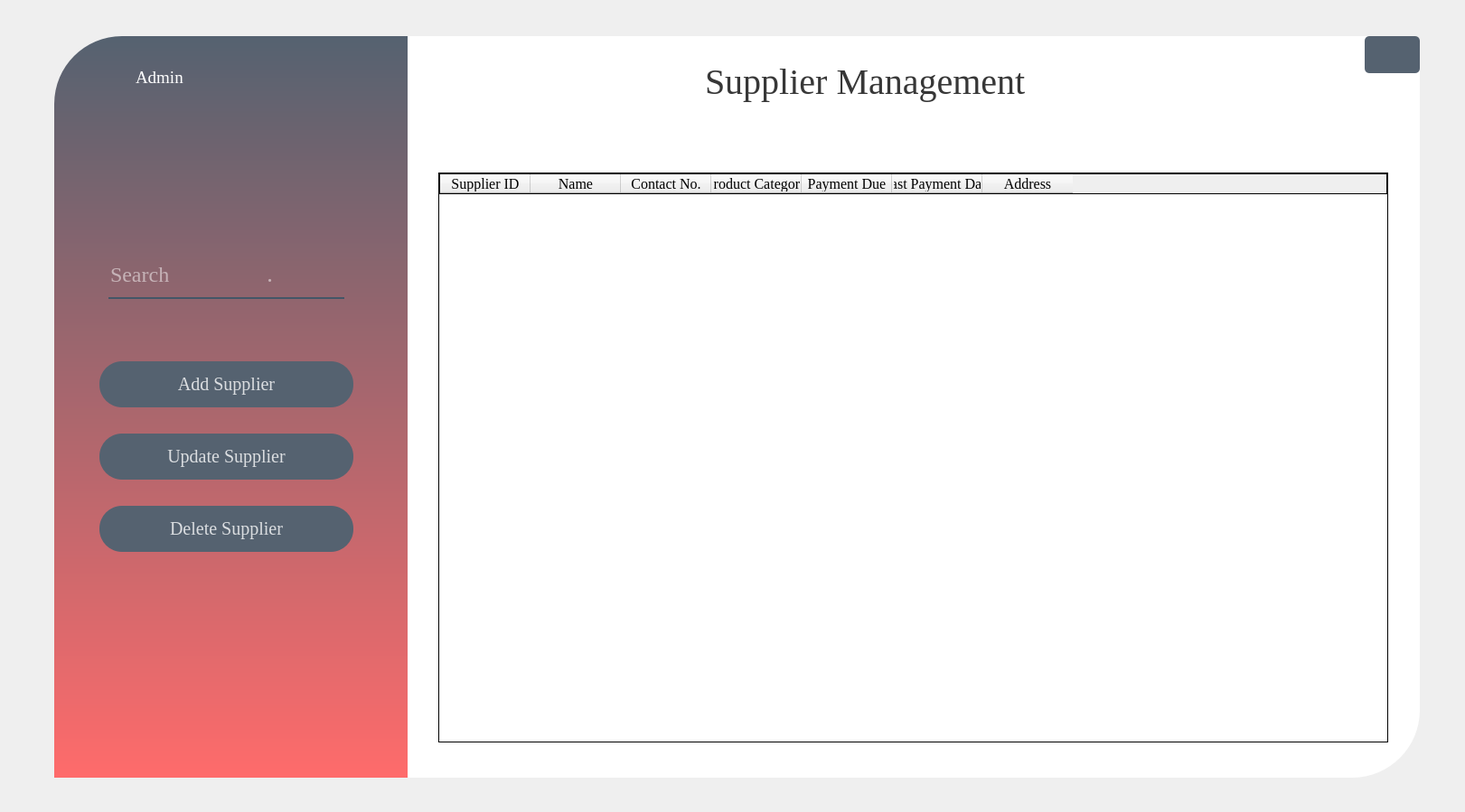
<?xml version="1.0" encoding="UTF-8"?>
<ui version="4.0">
 <class>suppManagementWindow</class>
 <widget class="QWidget" name="suppManagementWindow">
  <property name="geometry">
   <rect>
    <x>0</x>
    <y>0</y>
    <width>1621</width>
    <height>899</height>
   </rect>
  </property>
  <property name="windowTitle">
   <string>Form</string>
  </property>
  <property name="styleSheet">
   <string notr="true">QPushButton{
background-color:rgba(85,98,112,255);
color:rgba(255,255,255,200);
border-radius:25px

}

QPushButton:hover{
background-color:rgba(255,107,107,255);

}

QPushButton:pressed{
padding-left:5px;
padding-top:5px;
background-color:rgba(255,107,107,255):
backgound-position:calc(100% -10px)center:
}

</string>
  </property>
  <widget class="QLabel" name="label">
   <property name="geometry">
    <rect>
     <x>60</x>
     <y>40</y>
     <width>1511</width>
     <height>821</height>
    </rect>
   </property>
   <property name="styleSheet">
    <string notr="true">background-color:rgba(255,255,255,255);
border-bottom-right-radius:75px;
border-top-left-radius:75px;
border-top-right-radius:5px;







</string>
   </property>
   <property name="text">
    <string/>
   </property>
  </widget>
  <widget class="QLabel" name="label_2">
   <property name="geometry">
    <rect>
     <x>60</x>
     <y>40</y>
     <width>391</width>
     <height>821</height>
    </rect>
   </property>
   <property name="styleSheet">
    <string notr="true">background-color: qlineargradient(spread:pad, x1:0, y1:0, x2:0, y2:1, stop:0 rgba(85, 98,112, 255), stop:1 rgba(255, 107, 107, 255));
border-top-left-radius:75px;</string>
   </property>
   <property name="text">
    <string/>
   </property>
  </widget>
  <widget class="QPushButton" name="updateSupplier">
   <property name="geometry">
    <rect>
     <x>110</x>
     <y>480</y>
     <width>281</width>
     <height>51</height>
    </rect>
   </property>
   <property name="font">
    <font>
     <family>Times New Roman</family>
     <pointsize>15</pointsize>
     <weight>50</weight>
     <bold>false</bold>
    </font>
   </property>
   <property name="cursor">
    <cursorShape>PointingHandCursor</cursorShape>
   </property>
   <property name="layoutDirection">
    <enum>Qt::RightToLeft</enum>
   </property>
   <property name="styleSheet">
    <string notr="true"/>
   </property>
   <property name="text">
    <string>Update Supplier</string>
   </property>
  </widget>
  <widget class="QPushButton" name="pushButton_3">
   <property name="geometry">
    <rect>
     <x>1510</x>
     <y>40</y>
     <width>61</width>
     <height>41</height>
    </rect>
   </property>
   <property name="font">
    <font>
     <pointsize>10</pointsize>
     <weight>75</weight>
     <bold>true</bold>
    </font>
   </property>
   <property name="cursor">
    <cursorShape>PointingHandCursor</cursorShape>
   </property>
   <property name="styleSheet">
    <string notr="true">image: url(:/images/back2.png);
border-radius:5px;</string>
   </property>
   <property name="text">
    <string/>
   </property>
  </widget>
  <widget class="QLabel" name="label_3">
   <property name="geometry">
    <rect>
     <x>780</x>
     <y>50</y>
     <width>481</width>
     <height>81</height>
    </rect>
   </property>
   <property name="font">
    <font>
     <family>Times New Roman</family>
     <pointsize>30</pointsize>
     <weight>50</weight>
     <bold>false</bold>
    </font>
   </property>
   <property name="styleSheet">
    <string notr="true">color:rgba(0,0,0,200);</string>
   </property>
   <property name="text">
    <string>Supplier Management</string>
   </property>
  </widget>
  <widget class="QTableWidget" name="tableWidget">
   <property name="geometry">
    <rect>
     <x>485</x>
     <y>191</y>
     <width>1051</width>
     <height>631</height>
    </rect>
   </property>
   <property name="focusPolicy">
    <enum>Qt::StrongFocus</enum>
   </property>
   <property name="styleSheet">
    <string notr="true">border: 1px solid black;


</string>
   </property>
   <property name="editTriggers">
    <set>QAbstractItemView::NoEditTriggers</set>
   </property>
   <property name="alternatingRowColors">
    <bool>false</bool>
   </property>
   <property name="selectionMode">
    <enum>QAbstractItemView::SingleSelection</enum>
   </property>
   <property name="selectionBehavior">
    <enum>QAbstractItemView::SelectRows</enum>
   </property>
   <property name="gridStyle">
    <enum>Qt::SolidLine</enum>
   </property>
   <property name="sortingEnabled">
    <bool>true</bool>
   </property>
   <column>
    <property name="text">
     <string>Supplier ID</string>
    </property>
    <property name="font">
     <font>
      <family>Times New Roman</family>
      <pointsize>12</pointsize>
      <weight>50</weight>
      <bold>false</bold>
     </font>
    </property>
   </column>
   <column>
    <property name="text">
     <string>Name</string>
    </property>
    <property name="font">
     <font>
      <family>Times New Roman</family>
      <pointsize>12</pointsize>
     </font>
    </property>
   </column>
   <column>
    <property name="text">
     <string>Contact No.</string>
    </property>
    <property name="font">
     <font>
      <family>Times New Roman</family>
      <pointsize>12</pointsize>
     </font>
    </property>
   </column>
   <column>
    <property name="text">
     <string>Product Category</string>
    </property>
    <property name="font">
     <font>
      <family>Times New Roman</family>
      <pointsize>12</pointsize>
     </font>
    </property>
   </column>
   <column>
    <property name="text">
     <string>Payment Due</string>
    </property>
    <property name="font">
     <font>
      <family>Times New Roman</family>
      <pointsize>12</pointsize>
     </font>
    </property>
   </column>
   <column>
    <property name="text">
     <string>Last Payment Date</string>
    </property>
    <property name="font">
     <font>
      <family>Times New Roman</family>
      <pointsize>12</pointsize>
     </font>
    </property>
   </column>
   <column>
    <property name="text">
     <string>Address</string>
    </property>
    <property name="font">
     <font>
      <family>Times New Roman</family>
      <pointsize>12</pointsize>
     </font>
    </property>
   </column>
  </widget>
  <widget class="QPushButton" name="addSuplier">
   <property name="geometry">
    <rect>
     <x>110</x>
     <y>400</y>
     <width>281</width>
     <height>51</height>
    </rect>
   </property>
   <property name="font">
    <font>
     <family>Times New Roman</family>
     <pointsize>15</pointsize>
     <weight>50</weight>
     <bold>false</bold>
    </font>
   </property>
   <property name="cursor">
    <cursorShape>PointingHandCursor</cursorShape>
   </property>
   <property name="layoutDirection">
    <enum>Qt::RightToLeft</enum>
   </property>
   <property name="styleSheet">
    <string notr="true"/>
   </property>
   <property name="text">
    <string>Add Supplier</string>
   </property>
  </widget>
  <widget class="QPushButton" name="delSupplier">
   <property name="geometry">
    <rect>
     <x>110</x>
     <y>560</y>
     <width>281</width>
     <height>51</height>
    </rect>
   </property>
   <property name="font">
    <font>
     <family>Times New Roman</family>
     <pointsize>15</pointsize>
     <weight>50</weight>
     <bold>false</bold>
    </font>
   </property>
   <property name="cursor">
    <cursorShape>PointingHandCursor</cursorShape>
   </property>
   <property name="layoutDirection">
    <enum>Qt::RightToLeft</enum>
   </property>
   <property name="styleSheet">
    <string notr="true"/>
   </property>
   <property name="text">
    <string>Delete Supplier</string>
   </property>
  </widget>
  <widget class="QLineEdit" name="search_LE">
   <property name="geometry">
    <rect>
     <x>120</x>
     <y>280</y>
     <width>261</width>
     <height>51</height>
    </rect>
   </property>
   <property name="font">
    <font>
     <family>Times New Roman</family>
     <pointsize>18</pointsize>
    </font>
   </property>
   <property name="styleSheet">
    <string notr="true">background-color:rgba(0,0,0,0);
border:none;
border-bottom:2px solid rgba(46,82,101,200);
color:white;
padding-bottom:4px;
</string>
   </property>
   <property name="text">
    <string/>
   </property>
   <property name="placeholderText">
    <string>Search                  </string>
   </property>
  </widget>
  <widget class="QLabel" name="label_4">
   <property name="geometry">
    <rect>
     <x>80</x>
     <y>60</y>
     <width>71</width>
     <height>51</height>
    </rect>
   </property>
   <property name="styleSheet">
    <string notr="true">image: url(:/images/profile.png);</string>
   </property>
   <property name="text">
    <string/>
   </property>
  </widget>
  <widget class="QLabel" name="label_5">
   <property name="geometry">
    <rect>
     <x>150</x>
     <y>70</y>
     <width>91</width>
     <height>31</height>
    </rect>
   </property>
   <property name="font">
    <font>
     <family>Times New Roman</family>
     <pointsize>14</pointsize>
    </font>
   </property>
   <property name="autoFillBackground">
    <bool>false</bool>
   </property>
   <property name="styleSheet">
    <string notr="true">color:white;</string>
   </property>
   <property name="text">
    <string>Admin</string>
   </property>
  </widget>
 </widget>
 <resources>
  <include location="res.qrc"/>
 </resources>
 <connections/>
</ui>
